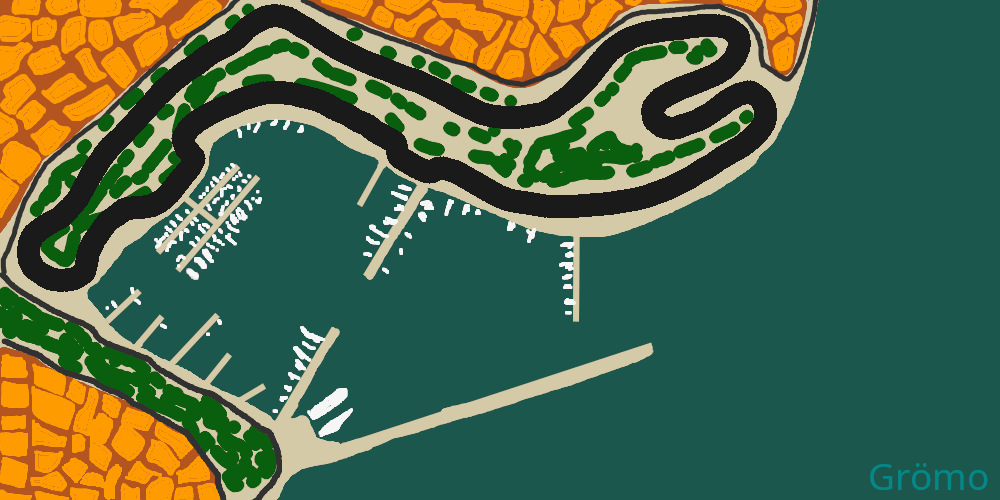
#> input picture bg.png, 1000 x 500 px
$ python main.py
#> lines starting #> are read from the running program, lines starting #| are printed output that depends on the picture
### render.py
import math
import cv2 as cv
import numpy as np

class Render:
    def __init__(self, track, res_x, res_y):
#> called with res_x = 1000, res_y = 500
        self.points = track.points
        self.width = track.width
        self.resolution = res_y, res_x, 3
        self.bg_img = cv.imread('bg.png')
#> self.bg_img is the input picture: shape (500, 1000, 3); mean B, G, R 72.2, 103, 77.9
        self.img = self.bg_img.copy()


    # [6 lines left out: function render, not called in this run]

    def renderCar(self, x, y, rot):
        cv.circle(self.img, (x, y), 1, (0,255,255), 2)

    def renp(self, x, y):
        cv.circle(self.img, (x, y), 1, (255, 255, 0), 2)

    def renderLine(self, x1, y1, x2, y2):
        cv.line(self.img, (int(x1), int(y1)), (int(x2), int(y2)), (255, 0, 0), 1)

    def show(self):
        cv.imshow("NeuralRacing", self.img)
        cv.waitKey(1)

### ShowNet.py
import math
import cv2 as cv
import numpy as np

class NetRender:
    def __init__(self, res_x, res_y):
        self.resolution = res_y, res_x, 3
        self.bg_img = np.zeros(self.resolution)
        self.img = self.bg_img.copy()
        self.border = 20

    def drawNet(self, net):
        self.img = self.bg_img.copy()
        nodes = net.nodes
        connections = net.connections

        pos_dic = {}

        count_pos_x_dic = {}
        pos_x_dic = {}
        pos_list = []

        for no in nodes:
            pos_x = int((no.pos * (self.resolution[1] - (2 * self.border))) + self.border)
            pos_list.append(pos_x)

        max_count = 0
        for x in pos_list:
            count = pos_list.count(x)
            count_pos_x_dic[x] = count
            if count > max_count:
                max_count = count

        dis = (self.resolution[0] - (2 * self.border)) / (max_count - 1)

        for x in count_pos_x_dic.keys():
            pos_x_dic[x] = (self.resolution[0] / 2) - ((count_pos_x_dic[x] - 1) * dis / 2)

        for i, no in enumerate(nodes):
            pos_x = pos_list[i]

            pos_y = int(pos_x_dic[pos_x])
            pos_x_dic[pos_x] += dis

            pos_dic[no] = (pos_x, pos_y)

        for conn in connections:
            weight = conn.weight
            col_val = min(255, abs(weight) * 300)
            if weight >= 0:
                color = (255 - col_val, 255 - col_val, col_val)
            else:
                color = (col_val, 255 - col_val, 255 - col_val)
            cv.line(self.img, pos_dic[conn.input_node], pos_dic[conn.output_node], color, min(4, max(1, (int(abs(weight * 1.5))))))

        for no in pos_dic:
            cv.circle(self.img, pos_dic[no], 1, (0, 255, 0), 5)


    def show(self):
        cv.imshow("NeuralNet", self.img)
        cv.waitKey(1)

### Track.py
import math
sign = lambda x: x and (-1 if x < 0 else 1)


# [25 lines left out: functions getParam, getDistSqr, not called in this run]

class Track:

	def __init__(self, points, width):
		self.points = points
		self.width = width
		self.distCache = {}
		#self.prepareScores()

	def getStartPosition(self):
		p0 = self.points[0]
		p1 = self.points[1]
		rot = math.atan2(p1[1] - p0[1], p1[0] - p0[0])
		return {
			"x": p0[0],
			"y": p0[1],
			"rot": rot
		}

	# [101 lines left out: functions getExactOffset, getOffset, scan, getCheckPoint, addPointToScores, prepareScores, not called in this run]

	def getScoreFromPoint(self, x, y):
		key = (round(x), round(y))
		return self.scores[key]

### Car.py
import math
id = 0
sign = lambda x: x and (-1 if x < 0 else 1)

class Car:

	def __init__(self, track):
		global id
		self.track = track
		self.id = id
		id += 1
		self.traces = []
		self.reset()

	def reset(self):
		start = self.track.getStartPosition()
		self.x = start["x"]
		self.y = start["y"]
		self.rot = start["rot"]
		self.v = 0.1
		self.acc = 0
		self.steer = 0
		self.score = 0
		self.lastCheckPoint = 0
		self.gameOver = False

	# [7 lines left out: function move, not called in this run]

	def checkCollision(self):
		return self.track.getOffset(self.x, self.y) > 0.5 * self.track.width

	# [22 lines left out: functions updateScore, getScans, not called in this run]

	def getLifetime(self):
		return len(self.traces)

### CarAI.py
from Car import Car
from neat import NeuralNet

class CarAI(Car):

	def __init__(self, track):
		super().__init__(track)
		self.nn = NeuralNet(6, 2)


	# [6 lines left out: function control, not called in this run]

### neat.py
import random
import math

class Node:
    def __init__(self, position_type, bias):
        self.position_type = position_type #int 0=input, 1=output 2=hidden
        self.dependencies = []
        self.connected_nodes = []
        self.value = None
        self.bias = bias

        #position prevents loops and connections to itself
        self.pos = None


    # [6 lines left out: function fire, not called in this run]

    def activation(self, x):
        # return 1/(1 + math.exp(-x))
        return max(0.2 * x, x)

    def update_position(self):
        if self.position_type == 0:
            self.pos = 0
        elif self.position_type == 1:
            self.pos = 1
        else:
            positions = []
            for no in self.connected_nodes:
                positions.append(no.pos)
            self.pos = sum(positions) / len(positions)

    def get_str(self):
        s = str(self.position_type) + ';' + str(self.bias) + ';' + str(self.pos) + '\n'
        return s

    # [5 lines left out: function load_str, not called in this run]


class Connection:
    def __init__(self, input_node, output_node, weight):
        self.input_node = input_node
        self.output_node = output_node
        self.weight = weight

    def fire(self):
        return self.input_node.fire() * self.weight

    def get_str(self, nodes):
        s = str(nodes.index(self.input_node)) + ';' + str(nodes.index(self.output_node)) + ';' + str(self.weight) + '\n'
        return s

    # [5 lines left out: function load_str, not called in this run]

class NeuralNet:
    def __init__(self, input_size, output_size):
        self.nodes = []
        self.connections = []
        self.input_size = input_size
        self.output_size = output_size

        for n in range(input_size):
            self.nodes.append(Node(0, (random.random() * 2) - 1))
        for n in range(output_size):
            self.nodes.append(Node(1, (random.random() * 2) - 1))

        for inp in range(input_size):
            for out in range(input_size, input_size + output_size):
                connection = Connection(self.nodes[inp], self.nodes[out], (random.random() * 2) - 1)
                self.connections.append(connection)
        self.update_dependencies()
        self.update_positions()


    # [17 lines left out: function forward, not called in this run]


    def update_dependencies(self):
        for no in self.nodes:
            no.dependencies = []
        for con in self.connections:
            begin = con.input_node
            end = con.output_node
            end.dependencies.append(con)

            begin.connected_nodes.append(end)
            end.connected_nodes.append(begin)


    def update_positions(self):
        for no in self.nodes:
            no.update_position()


    # [105 lines left out: functions mutate_add_node, mutate_add_connections, mutate_node, mutate_connections, mutate, save and 1 more, not called in this run]


# [3 lines that do not run on import are left out]

    # print(nn.forward([0.5, 0.5, 0.5, 0.5, 0.5, 0.5]))

### Monaco.py
from Track import Track

def setupMonaco():
	points = [[143,112],[150,104],[159,94],[167,86],[176,78],[185,71],[196,64],[206,56],[217,49],[228,44],[238,37],[246,28],[255,22],[266,16],[277,15],[289,18],[300,25],[309,30],[318,36],[329,43],[339,49],[350,54],[360,59],[372,64],[383,68],[395,73],[405,77],[418,81],[428,86],[439,91],[450,97],[460,103],[471,108],[481,113],[494,116],[506,117],[519,117],[531,115],[542,113],[552,108],[561,101],[571,94],[580,85],[588,77],[595,68],[602,59],[610,50],[620,43],[631,37],[643,33],[654,31],[666,29],[679,28],[692,26],[703,25],[716,25],[727,27],[738,35],[739,46],[734,58],[726,67],[715,74],[703,79],[693,83],[682,87],[671,92],[659,99],[652,108],[653,119],[663,127],[674,128],[685,124],[697,120],[708,114],[718,107],[727,100],[738,94],[750,91],[760,98],[765,108],[765,120],[759,130],[751,138],[741,146],[730,152],[720,158],[710,165],[699,171],[690,177],[678,183],[668,188],[657,192],[646,196],[634,199],[621,201],[609,203],[597,204],[584,205],[572,206],[559,206],[547,206],[536,204],[523,202],[510,200],[499,196],[488,190],[476,183],[455,171],[440,167],[429,172],[418,168],[408,162],[398,156],[395,142],[375,131],[366,124],[356,120],[347,114],[335,109],[325,103],[315,99],[302,96],[291,93],[278,92],[266,92],[254,95],[241,99],[230,104],[220,108],[208,114],[198,120],[189,127],[182,138],[185,147],[194,158],[190,167],[182,176],[175,185],[168,194],[160,201],[149,206],[138,207],[125,208],[116,215],[107,221],[100,231],[93,241],[88,252],[86,263],[84,272],[75,278],[63,280],[51,279],[42,274],[33,268],[28,257],[28,246],[32,235],[42,227],[52,221],[60,217],[69,208],[77,199],[83,188],[90,175],[97,164],[103,155],[111,145],[119,138]]
	width = 22
	track = Track(points, width)
	return track

### main.py
from Track import *
from Car import *
from CarAI import *
from Monaco import setupMonaco
from Traces import clearTraces, saveTraces
from render import Render
from tqdm import tqdm
from multiprocessing import Process, Manager
import random
from copy import deepcopy
from ShowNet import NetRender
from randomTrack import ranTrack
import os


generations = 10000
batch_size = 10
rand_cars = 0
max_time_steps = 5000
min_time_steps = 5000

num_processes = 24

population_size = num_processes * batch_size

randomT = False


track = setupMonaco()


# [11 lines left out: function step, not called in this run]

def render_net(car):
	net = car.nn
	netrender.drawNet(net)
	netrender.show()

render = Render(track, 1000, 500)
netrender = NetRender(1000, 500)

# [41 lines left out: functions newCars, train_batch, train_visualized_batch, not called in this run]


if __name__ == '__main__':
	cars = []
	name = 'nets/gen00000'
	for i in range(population_size):
		cars.append(CarAI(track))

	if os.path.isfile(name + '.txt'):
		cars[0].nn.load(name)
	render_net(cars[0])
#> after the loop in drawNet, `for no in pos_dic:`:
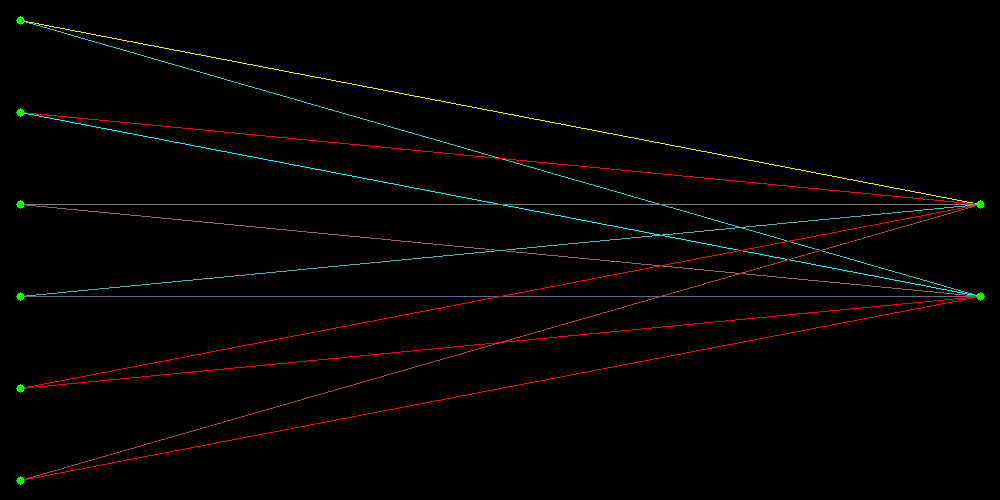
#> self.img: shape (500, 1000, 3) float64; mean B, G, R 2.1, 2.7, 3.6
#> in show, `cv.imshow("NeuralNet", self.img)`:
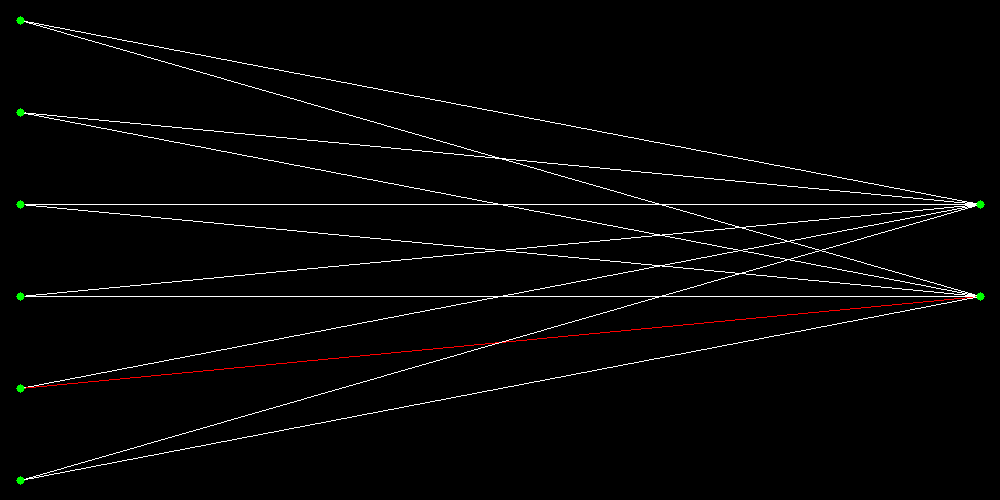
#> window 'NeuralNet': shape (500, 1000, 3); mean B, G, R 5.3, 5.5, 5.8

	for gen in range(generations):
		batches = []
		batch = []
		for car in cars:
			batch.append(car)
			if len(batch) == batch_size:
				batches.append(batch)
				batch = []


		processes = []
		return_dict = Manager().dict()
#> (the program exits here)
